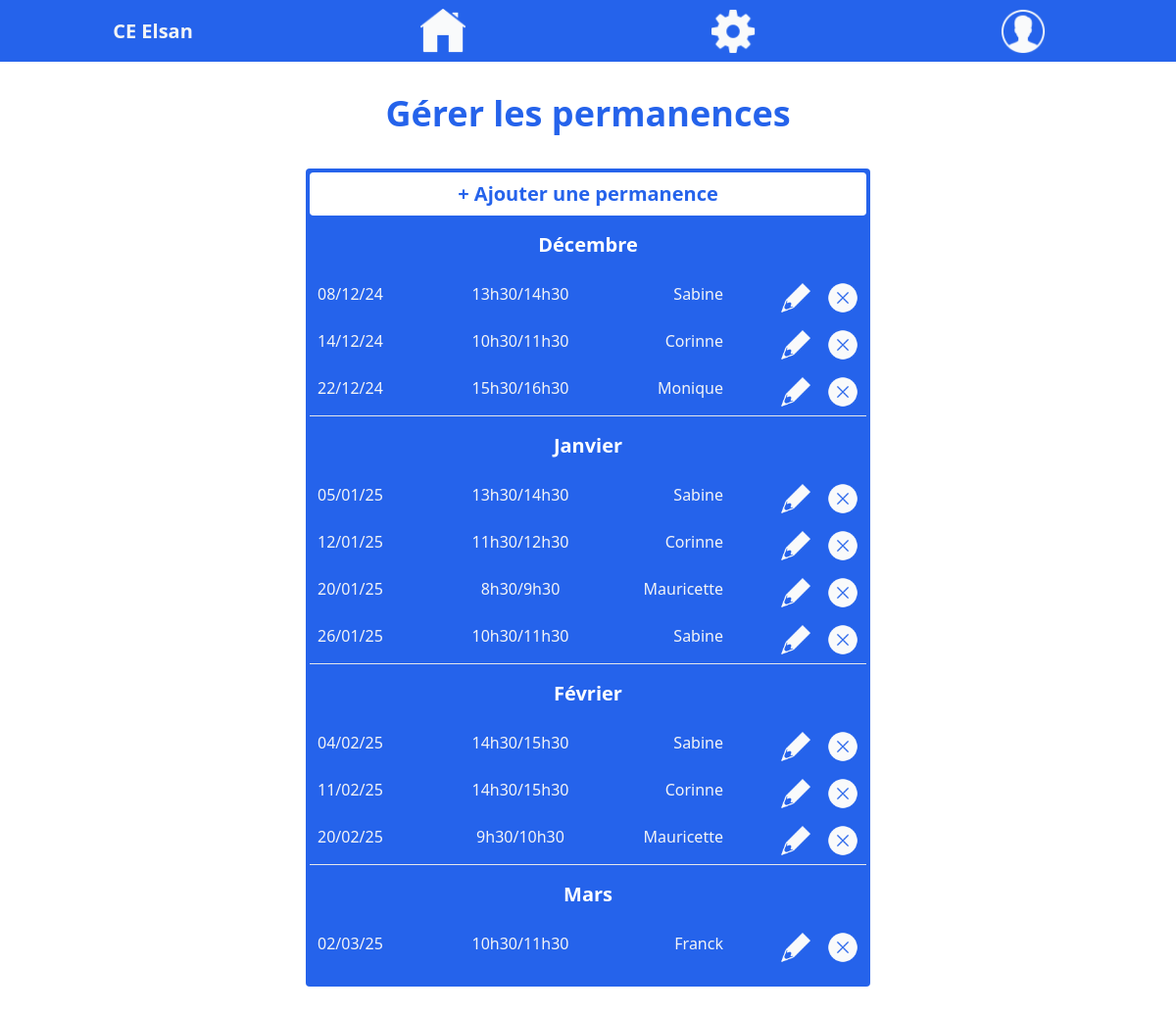
The app's page /pages/back_office_permanences.php (signed in) with its own data.
### tables this page shows
CREATE TABLE `permanences` (
  `permanence_id` int NOT NULL,
  `date` varchar(255) NOT NULL,
  `time` varchar(255) NOT NULL,
  `representative` varchar(255) NOT NULL
);

### src/pages/back_office_permanences.php (the view, shortened to what this page needs)
<?php
require_once('../php_sql/db_connect.php');
$sql = "
SELECT *
FROM permanences
WHERE STR_TO_DATE(date, '%d/%m/%y') >= CURDATE()
ORDER BY STR_TO_DATE(date, '%d/%m/%y') ASC;
";
$query = $db->prepare($sql);
$query->execute();
$permanences = $query->fetchAll(PDO::FETCH_ASSOC);
$months = [
    1 => 'janvier',
    2 => 'février',
    3 => 'mars',
    4 => 'avril',
    5 => 'mai',
    6 => 'juin',
    7 => 'juillet',
    8 => 'août',
    9 => 'septembre',
    10 => 'octobre',
    11 => 'novembre',
    12 => 'décembre'
];
?>
<!doctype html>
<html>
<head>
  <link href="../output.css" rel="stylesheet">
</head>
<body class="pb-8">
<?php include '../includes/nav.php';?>
<h1 class="text-blue-600 font-bold text-4xl text-center m-8">Gérer les permanences</h1>
<main class="p-1 flex flex-col gap-4 flex-wrap max-w-screen-2xl mx-auto">
<section class="w-[96%] bg-blue-600 mx-auto p-1 max-w-xl text-gray-100 pb-4 rounded">
<h3 class="font-bold text-xl text-center bg-white text-blue-600 rounded p-2"><a href="add_or_edit_permanence.php">+ Ajouter une permanence</a></h3>
    <div class="container">
    <?php
$lastPermanence = end($permanences);
$currentMonth = '';
foreach ($permanences as $permanence) {
    $date = DateTime::createFromFormat('d/m/y', $permanence['date']);
    $monthYear = $months[(int)$date->format('n')];
    if ($monthYear !== $currentMonth) {
        if ($currentMonth !== '') {
            echo '<hr>';
        }
        $currentMonth = $monthYear;
        echo '<h2 class="text-xl font-semibold text-white text-center m-4">'.ucfirst($currentMonth).'</h2>';
    }
echo '<div class="permanence_row flex justify-between p-2">
    <div class="container flex justify-between w-3/4">
            <p class="w-1/3">'.$permanence['date'].'</p>
            <p class="w-1/3 text-center">'.$permanence['time'].'</p>
            <p class="w-1/3 text-end">'.$permanence['representative'].'</p>
    </div>
    <div class="container flex justify-end gap-4 w-1/4">
        <a href="add_or_edit_permanence.php?permanence_id='.$permanence['permanence_id'].'">
          <img src="../images/icons/edit.png" class="h-8 w-8" alt="editer la permanence">
        </a>
        <img src="../images/icons/delete_white.png" class="h-8 w-8 delete_permanence" alt="supprimer la permanence">
        <div class="confirm_delete_permanence">
            <a href="../php_sql/delete_permanence.php?permanence_id='.$permanence['permanence_id'].'">
              <img src="../images/icons/cancel.png" class="h-8 w-8" alt="Confirmer la suppression de la permanence">
            </a>
        </div>
    </div>
</div>
<p class="cancel_delete_permanence text-center m-2 font-bold text-red-200">Annuler la suppression</p>';
}
?>
    </div>
</section>
</main>
</body>
</html>

### records on screen
permanences: date "Décembre", date "08/12/24", time "13h30/14h30", representative "Sabine"
permanences: date "14/12/24", time "10h30/11h30", representative "Corinne"
permanences: date "22/12/24", time "15h30/16h30", representative "Monique"
permanences: date "Janvier", date "05/01/25", time "13h30/14h30", representative "Sabine"
permanences: date "12/01/25", time "11h30/12h30", representative "Corinne"
permanences: date "20/01/25", time "8h30/9h30", representative "Mauricette"
permanences: date "26/01/25", time "10h30/11h30", representative "Sabine"
permanences: date "Février", date "04/02/25", time "14h30/15h30", representative "Sabine"
permanences: date "11/02/25", time "14h30/15h30", representative "Corinne"
permanences: date "20/02/25", time "9h30/10h30", representative "Mauricette"
permanences: date "Mars", date "02/03/25", time "10h30/11h30", representative "Franck"
